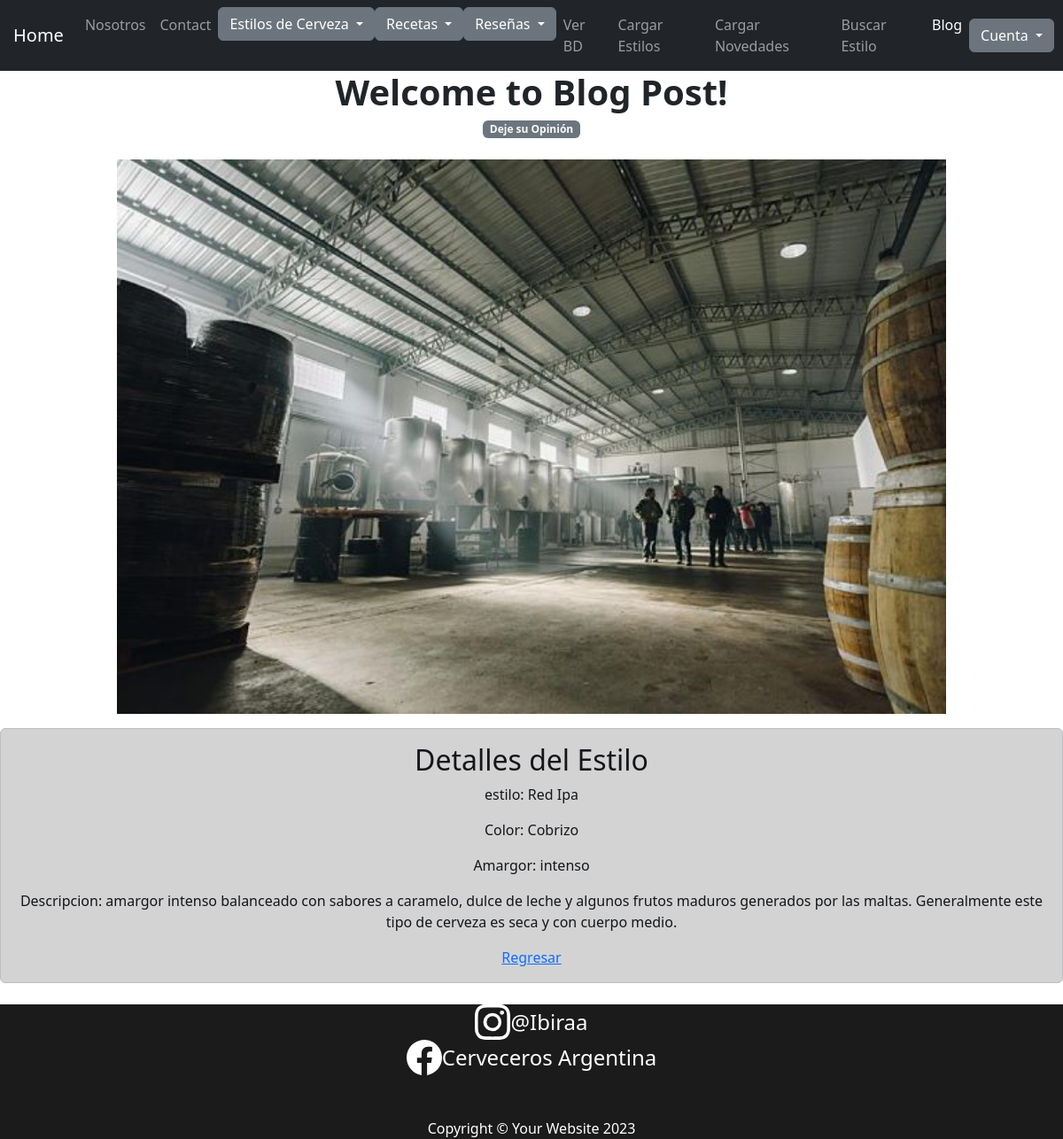
Screenshot of /app/ver_estilo/1 with the database file from the repository.
### Appfinal/models.py (models this page shows, shortened)
class Estilos(models.Model):
    nombre = models.CharField(max_length=40)
    color = models.CharField(max_length=40)
    amargor = models.CharField(max_length=40)
    descripcion = models.TextField(max_length=200)

### Appfinal/views.py (the view)
# urls.py: path('ver_estilo/<int:estilo_id>', ver_estilo, name="VerEstilo" ),
def ver_estilo(request, estilo_id):
    estilo =Estilos.objects.get(id=estilo_id)
    return render(request, 'Appfinal/ver_estilo.html', {'estilo': estilo})

### Appfinal/context_processors.py (called while the page is built, shortened)
def custom_user(request):
    context = auth(request)
    user = context['user']
    return context

### Appfinal/template/Appfinal/ver_estilo.html
{% extends "Appfinal/index.html" %}
{% load static %}
{% block section1 %}
<body>
    <div class="alert alert-dark" role="alert" style="text-align: center;">
    <h2 >Detalles del Estilo</h2>
    <p>estilo: {{ estilo.nombre }}</p>
    <p>Color: {{ estilo.color }}</p>
    <p>Amargor: {{ estilo.amargor }}</p>
    <p>Descripcion: {{ estilo.descripcion }}</p>
    <a href="{% url 'VerBD' %}">Regresar</a>
    </div>
</body>
{% endblock %}

### Appfinal/template/Appfinal/index.html (style rules this page uses)
body { display: flex; justify-content: center; align-items: center; flex-direction: column; text-align: left; }

### rows the page displays
Estilos: nombre "Red Ipa", color "Cobrizo", amargor "intenso", descripcion "amargor intenso balanceado con sabores a caramelo, dulce de leche y algunos frutos maduros generados por las maltas. Generalmente este tipo de cerveza es seca y con cuerpo medio."
